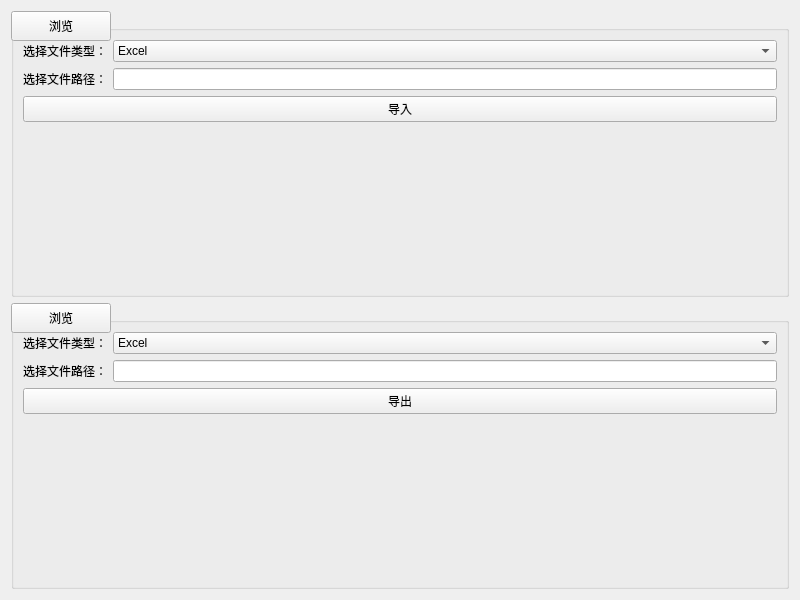
<?xml version="1.0" encoding="UTF-8"?>
<ui version="4.0">
 <class>StudentDataWidget</class>
 <widget class="QWidget" name="StudentDataWidget">
  <property name="geometry">
   <rect>
    <x>0</x>
    <y>0</y>
    <width>800</width>
    <height>600</height>
   </rect>
  </property>
  <property name="windowTitle">
   <string>学生数据导入和导出</string>
  </property>
  <layout class="QVBoxLayout" name="verticalLayout">
   <item>
    <widget class="QGroupBox" name="groupBox_1">
     <property name="title">
      <string>学生数据导入</string>
     </property>
     <layout class="QFormLayout" name="formLayout_1">
      <item row="0" column="0">
       <widget class="QLabel" name="label_1">
        <property name="text">
         <string>选择文件类型：</string>
        </property>
       </widget>
      </item>
      <item row="0" column="1">
       <widget class="QComboBox" name="comboBox_1">
        <item>
         <property name="text">
          <string>Excel</string>
         </property>
        </item>
        <item>
         <property name="text">
          <string>CSV</string>
         </property>
        </item>
       </widget>
      </item>
      <item row="1" column="0">
       <widget class="QLabel" name="label_2">
        <property name="text">
         <string>选择文件路径：</string>
        </property>
       </widget>
      </item>
      <item row="1" column="1">
       <widget class="QLineEdit" name="lineEdit_1"/>
      </item>
      <item row="1" column="2">
       <widget class="QPushButton" name="pushButton_1">
        <property name="text">
         <string>浏览</string>
        </property>
       </widget>
      </item>
      <item row="2" column="0" colspan="3">
       <widget class="QPushButton" name="pushButton_2">
        <property name="text">
         <string>导入</string>
        </property>
       </widget>
      </item>
     </layout>
    </widget>
   </item>
   <item>
    <widget class="QGroupBox" name="groupBox_2">
     <property name="title">
      <string>学生数据导出</string>
     </property>
     <layout class="QFormLayout" name="formLayout_2">
      <item row="0" column="0">
       <widget class="QLabel" name="label_3">
        <property name="text">
         <string>选择文件类型：</string>
        </property>
       </widget>
      </item>
      <item row="0" column="1">
       <widget class="QComboBox" name="comboBox_2">
        <item>
         <property name="text">
          <string>Excel</string>
         </property>
        </item>
        <item>
         <property name="text">
          <string>CSV</string>
         </property>
        </item>
       </widget>
      </item>
      <item row="1" column="0">
       <widget class="QLabel" name="label_4">
        <property name="text">
         <string>选择文件路径：</string>
        </property>
       </widget>
      </item>
      <item row="1" column="1">
       <widget class="QLineEdit" name="lineEdit_2"/>
      </item>
      <item row="1" column="2">
       <widget class="QPushButton" name="pushButton_3">
        <property name="text">
         <string>浏览</string>
        </property>
       </widget>
      </item>
      <item row="2" column="0" colspan="3">
       <widget class="QPushButton" name="pushButton_4">
        <property name="text">
         <string>导出</string>
        </property>
       </widget>
      </item>
     </layout>
    </widget>
   </item>
  </layout>
 </widget>
 <resources/>
 <connections/>
</ui>
